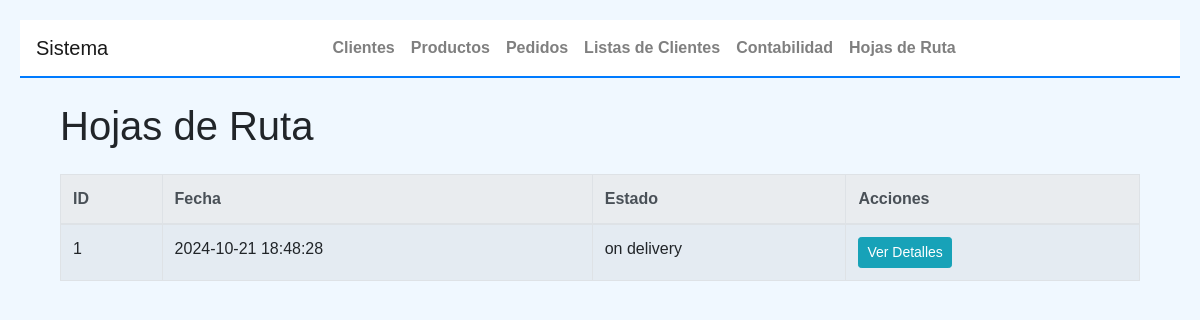
Page /hojas-de-ruta on the earlier database version.
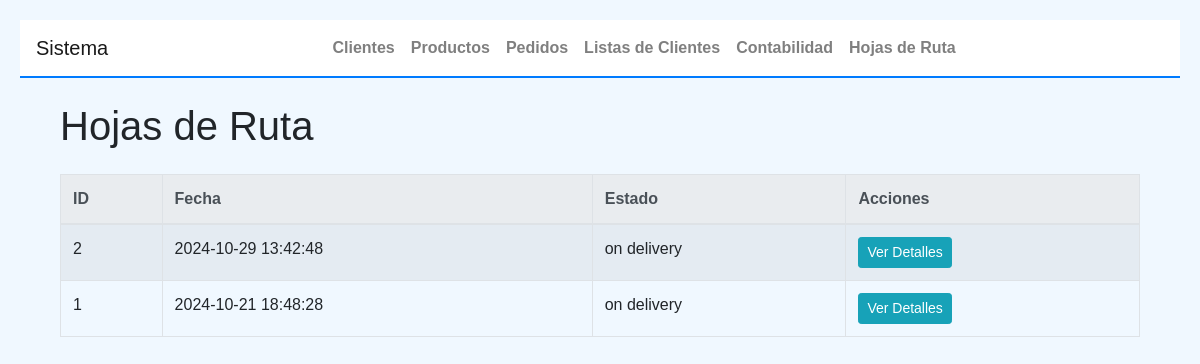
Same page on the later database version.
### tables this page shows
CREATE TABLE hojas_de_ruta (
    id INTEGER PRIMARY KEY AUTOINCREMENT,
    fecha TEXT DEFAULT CURRENT_TIMESTAMP,
    estado TEXT DEFAULT 'on delivery'
);

### app2.py (the view)
@app.route('/hojas-de-ruta', methods=['GET'])
@handle_db_error
def view_all_hojas_de_ruta():
    hojas = HojaDeRuta.get_all()  # Assuming get_all() retrieves all Hojas de Ruta
    return render_template('hojas_de_ruta.html', hojas=hojas)

### app2.py (called while the page is built)
@app.teardown_appcontext
def close_db_connection(exception):
    db = g.pop('db', None)
    if db is not None:
        db.close()

def handle_db_error(func):
    @functools.wraps(func)
    def wrapper(*args, **kwargs):
        try:
            return func(*args, **kwargs)
        except sqlite3.Error as e:
            print(f"Database error: {e}")
            return abort(500, description="Internal Server Error")
    return wrapper

### objetos2.py (called while the page is built)
    @staticmethod
    def get_db_connection():
        try:
            conn = sqlite3.connect(DATABASE)
            conn.row_factory = sqlite3.Row
            return conn
        except sqlite3.Error as e:
            print(f"Error connecting to the database: {e}")
            raise

    @staticmethod
    def close_connection(conn):
        if conn:
            try:
                conn.close()
            except sqlite3.Error as e:
                print(f"Error closing the database connection: {e}")

### templates/hojas_de_ruta.html (shortened to what this page needs)
{% extends "base.html" %}
{% block content %}
<div class="container mt-4">
    <h1 class="mb-4">Hojas de Ruta</h1>
    <div class="table-responsive">
        <table class="table table-bordered table-striped">
            <thead class="thead-light">
                <tr>
                    <th>ID</th>
                    <th>Fecha</th>
                    <th>Estado</th>
                    <th>Acciones</th>
                </tr>
            </thead>
            <tbody>
                {% for hoja in hojas %}
                <tr>
                    <td>{{ hoja.id }}</td>
                    <td>{{ hoja.fecha }}</td>
                    <td>{{ hoja.estado }}</td>
                    <td>
                        <a href="{{ url_for('view_hoja_de_ruta', hoja_id=hoja.id) }}" class="btn btn-info btn-sm">Ver Detalles</a>
                    </td>
                </tr>
                {% endfor %}
            </tbody>
        </table>
    </div>
</div>
{% endblock %}

Differences in the rows shown:
added hojas_de_ruta: id "2", fecha "2024-10-29 13:42:48", estado "on delivery"
